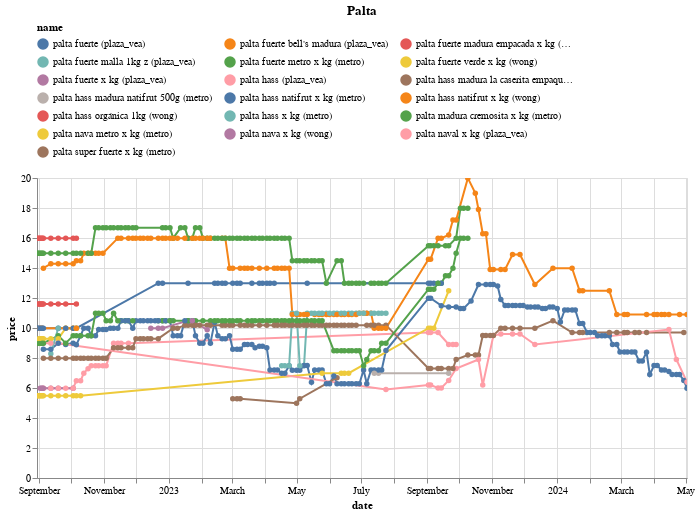

Notebook code for this chart:
### Code cell
(df
 .loc[df.name.isin(names)]
 .pipe(alt.Chart)
 .mark_line(point=True)
 .encode(x='date', y='price', color='name', tooltip=['name','price'])
 .properties(width=650, title='Palta')
 .interactive()
 .configure_legend(orient='top', columns=3)
)

### Figure 1 — Vega-Lite specification as saved in the notebook (floating-point values rounded to 4 significant figures; data arrays with more than 128 entries replaced by an {"elided": "..."} marker saying what was removed)
{"config": {"view": {"continuousWidth": 300, "continuousHeight": 300}, "legend": {"columns": 3, "orient": "top"}}, "data": {"name": "data-fd39d9542cb722867bef39a4619e1cae"}, "mark": {"type": "line", "point": true}, "encoding": {"color": {"field": "name", "type": "nominal"}, "tooltip": [{"field": "name", "type": "nominal"}, {"field": "price", "type": "quantitative"}], "x": {"field": "date", "type": "temporal"}, "y": {"field": "price", "type": "quantitative"}}, "params": [{"name": "param_14", "select": {"type": "interval", "encodings": ["x", "y"]}, "bind": "scales"}], "title": "Palta", "width": 650, "$schema": "https://vega.github.io/schema/vega-lite/v5.17.0.json", "datasets": {"data-fd39d9542cb722867bef39a4619e1cae": {"elided": "738 records"}}}
